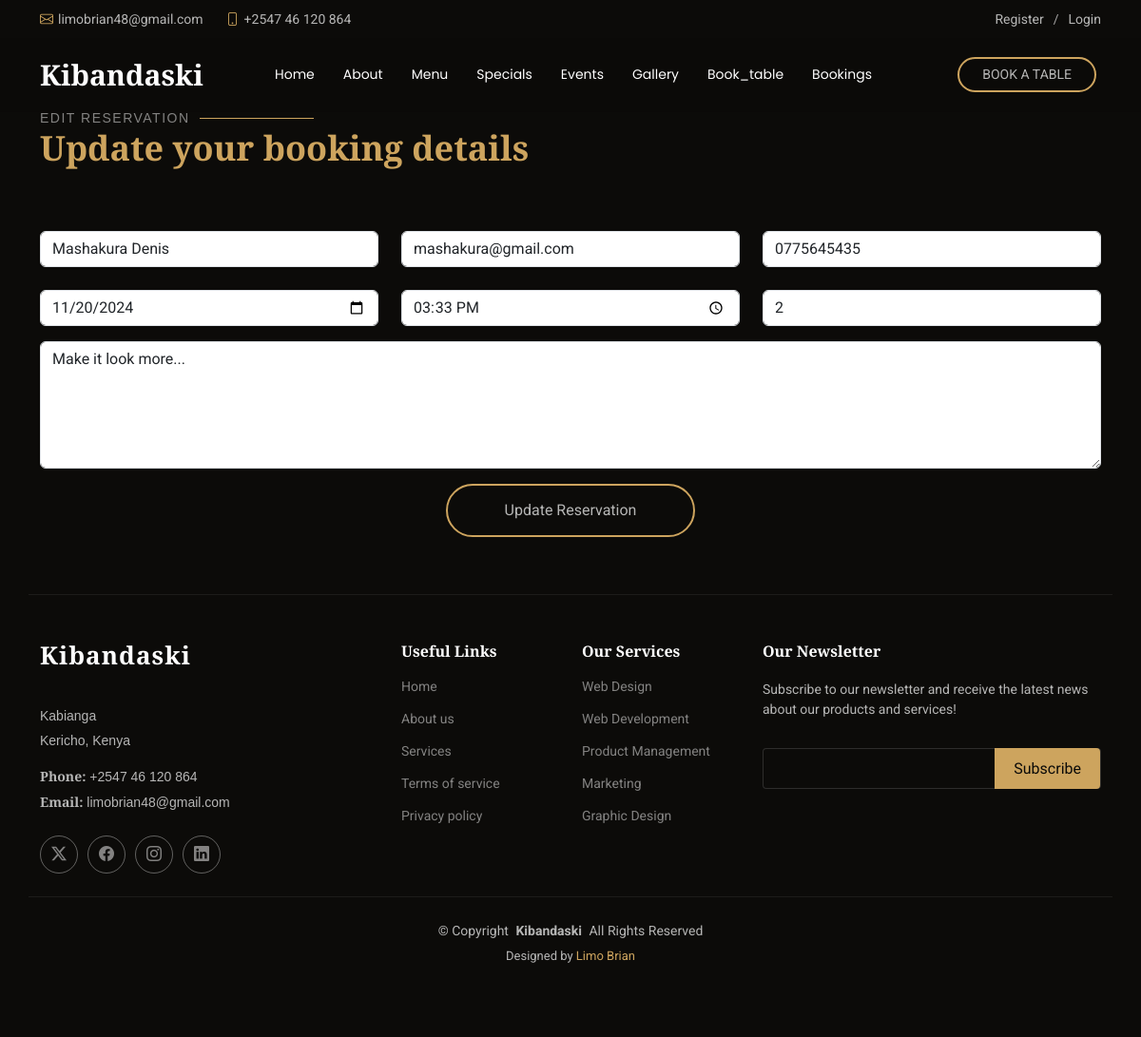
/edit/13/, run on the app's committed database.
### kibandaskiapp/models.py (models this page shows, shortened)
class Booking(models.Model):
    name = models.CharField(max_length=100)
    email = models.EmailField()
    phone = models.CharField(max_length=15)
    date = models.DateField()
    time = models.TimeField()
    people = models.PositiveIntegerField()
    message = models.TextField(blank=True, null=True)

### kibandaskiapp/views.py (the view, shortened to what this page needs)
# urls.py: path('edit/<int:booking_id>/', views.update_booking, name="update_booking"),
def update_booking(request, booking_id):
    booking = get_object_or_404(Booking, id=booking_id)
    return render(request, "edit_booking.html", {'booking': booking})

### templates/edit_booking.html (shortened to what this page needs)
{% extends 'base.html' %}
{% load static %}
{% block content %}
<section id="edit-booking" class="edit-booking section">
    <div class="container section-title" data-aos="fade-up">
        <h2>Edit Reservation</h2>
        <p>Update your booking details</p>
    </div>
    <div class="container" data-aos="fade-up" data-aos-delay="100">
        <form method="post" role="form" class='book_table'>
            <div class="row gy-4">
                <div class="col-lg-4 col-md-6">
                    <input type="text" name="name" class="form-control" id="name" placeholder="Your Name" value="{{ booking.name }}" required="">
                </div>
                <div class="col-lg-4 col-md-6">
                    <input type="email" class="form-control" name="email" id="email" placeholder="Your Email" value="{{ booking.email }}" required="">
                </div>
                <div class="col-lg-4 col-md-6">
                    <input type="text" class="form-control" name="phone" id="phone" placeholder="Your Phone" value="{{ booking.phone }}" required="">
                </div>
                <div class="col-lg-4 col-md-6">
                    <input type="date" name="date" class="form-control" id="date" placeholder="Date" value="{{ booking.date|date:'Y-m-d' }}" required="">
                </div>
                <div class="col-lg-4 col-md-6">
                    <input type="time" class="form-control" name="time" id="time" placeholder="Time" value="{{ booking.time|time:'H:i' }}" required="">
                </div>
                <div class="col-lg-4 col-md-6">
                    <input type="number" class="form-control" name="people" id="people" placeholder="# of people" value="{{ booking.people }}" required="">
                </div>
            </div>
            <div class="form-group mt-3">
                <textarea class="form-control" name="message" rows="5" placeholder="Message">{{ booking.message }}</textarea>
            </div>
            <div class="text-center mt-3">
                <button type="submit">Update Reservation</button>
            </div>
        </form>
    </div>
</section>
{% endblock %}

### static/assets/css/main.css (style rules this page uses)
:root { --default-font: "Roboto", system-ui, -apple-system, "Segoe UI", Roboto, "Helvetica Neue", Arial, "Noto Sans", "Liberation Sans", sans-serif, "Apple Color Emoji", "Segoe UI Emoji", "Segoe UI Symbol", "Noto Color Emoji"; --heading-font: "Playfair Display", sans-serif; --nav-font: "Poppins", sans-serif; }
:root { --background-color: #0c0b09; --default-color: rgba(255, 255, 255, 0.7); --heading-color: #ffffff; --accent-color: #cda45e; --surface-color: #29261f; --contrast-color: #0c0b09; }
:root { --nav-color: #ffffff; --nav-hover-color: #cda45e; --nav-mobile-background-color: #29261f; --nav-dropdown-background-color: #29261f; --nav-dropdown-color: #ffffff; --nav-dropdown-hover-color: #cda45e; }
:root { scroll-behavior: smooth; }
body { color: var(--default-color); background-color: var(--background-color); font-family: var(--default-font); padding-top: 60px; }
h1, h2, h3, h4, h5, h6 { color: var(--heading-color); font-family: var(--heading-font); }
.book_table button { color: var(--default-color); border: 2px solid var(--accent-color); background: transparent; padding: 14px 60px; transition: 0.4s; border-radius: 50px; }
section, .section { color: var(--default-color); background-color: var(--background-color); padding: 60px 0; scroll-margin-top: 77px; overflow: clip; }
.section-title { padding-bottom: 60px; position: relative; }
.section-title h2 { font-size: 14px; font-weight: 500; padding: 0; line-height: 1px; margin: 0; letter-spacing: 1.5px; text-transform: uppercase; color: color-mix(in srgb, var(--default-color), transparent 30%); position: relative; }
.section-title h2::after { content: ""; width: 120px; height: 1px; display: inline-block; background: var(--accent-color); margin: 4px 10px; }
.section-title p { color: var(--accent-color); margin: 0; font-size: 36px; font-weight: 600; font-family: var(--heading-font); }

### data on the page
Booking: name "Mashakura Denis", email "mashakura@gmail.com", phone "0775645435", date "11/20/2024", time "15:33", people "2", message "Make it look more..."
